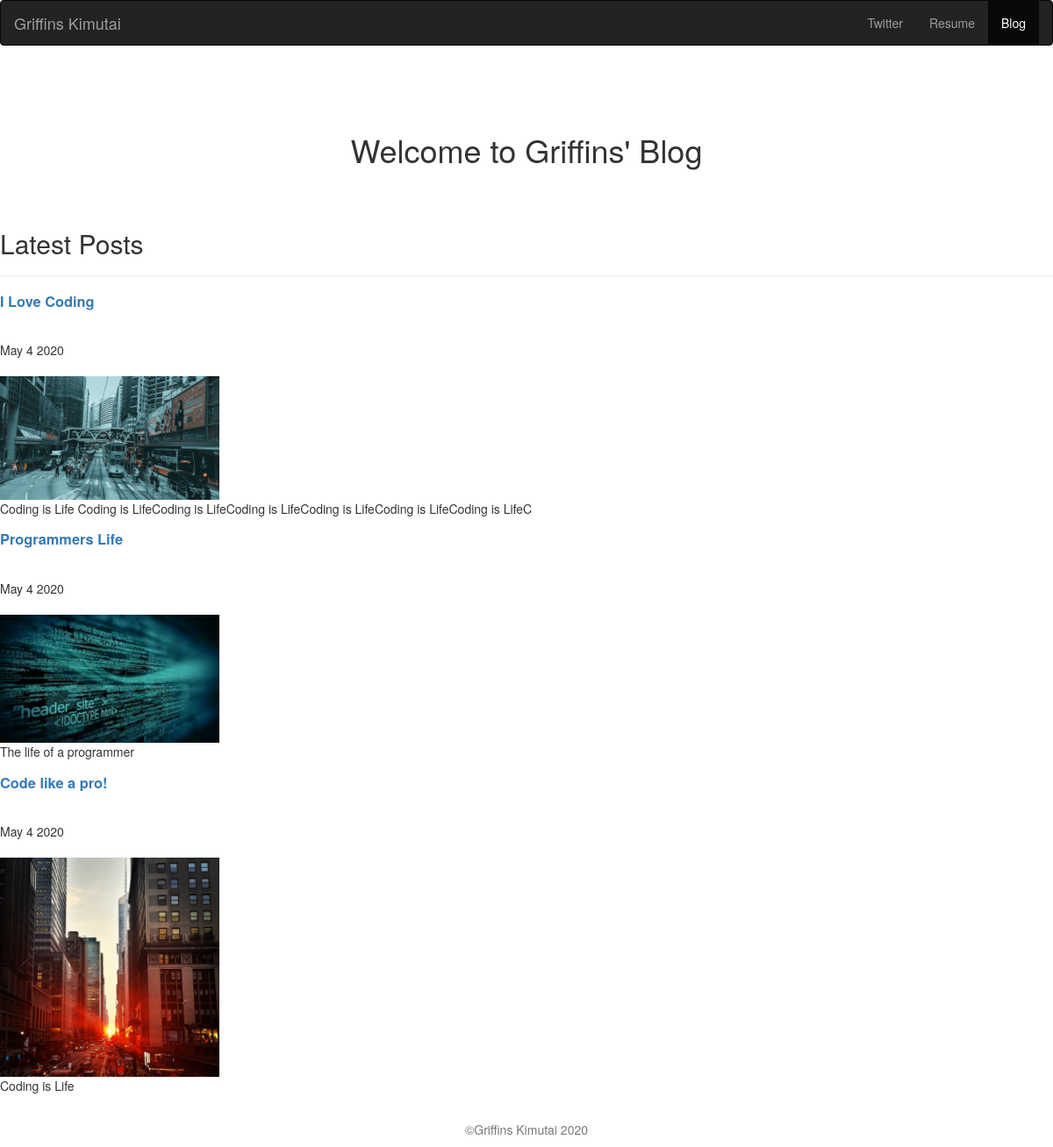
Screenshot of /blog/ with the database file from the repository.
### blog/models.py (models this page shows, shortened)
class Blog(models.Model):
    title = models.CharField(max_length=100)
    pub_date = models.DateTimeField()
    body = models.TextField()
    image = models.ImageField(upload_to='images/')
    def summary(self):
        return self.body[:100]
    def pub_date_pretty(self):
        return self.pub_date.strftime('%b %e %Y')

### blog/views.py (the view)
# urls.py: path("", views.allblogs,name='allblogs'),
def allblogs(request):
    blogs = Blog.objects
    return render(request,'allblogs.html', {'blogs': blogs})

### blog/templates/allblogs.html (shortened to what this page needs)
{% load static  %}
<!DOCTYPE html><html lang="en"><head><meta http-equiv="Content-Type" content="text/html; charset=UTF-8"><link rel="stylesheet" type="text/css" href="cid:css-66af0e8f-dfd4-4338-bc2b-71f5f44ca0a9@mhtml.blink" />
    <link rel="stylesheet" href="http://maxcdn.bootstrapcdn.com/bootstrap/3.3.6/css/bootstrap.min.css">
    <link href="https://getbootstrap.com/docs/4.4/examples/album/album.css" rel="stylesheet">
  </head>
  <body>
    <header>
      <nav class="navbar navbar-inverse">
        <div class="container-fluid">
          <div class="navbar-header">
            <a class="navbar-brand" href="{%  url 'home' %}">Griffins Kimutai</a>
          </div>
          <div class="collapse navbar-collapse" id="myNavbar">
            <ul class="nav navbar-nav navbar-right">
              <li ><a href="http://twitter.com/griffokim">Twitter</a></li>
              <li><a href="{% static 'me.jpg' %}">Resume</a></li>
              <li class="active "><a href="{% url 'allblogs' %}">Blog</a></li>
            </ul>
          </div>
        </div>
      </nav>
</header>
<main role="main">
    <div>
  <h1 class="text-center pt-4">
      <br>
      <br>
      Welcome to Griffins' Blog
  </h1>
  <br>
  <br>
  <h2>
      Latest Posts
  </h2>
  <hr>
  {%  for blog in blogs.all %}
    <a href="{%  url 'detail' blog.id %}"> <h1 style="display: block;
      font-size: 1.17em;
      margin-top: 1em;
      margin-bottom: 1em;
      margin-left: 0;
      margin-right: 0;
      font-weight: bold;"> {{ blog.title }}</h1></a>
   <br>
   {{ blog.pub_date_pretty }}
   <br>
   <br>
   <img class="img-fluid img-responsive" src="{{  blog.image.url  }}" height=200 width="250"/>
  <p>{{  blog.summary }}</p>
   {%  endfor %}
  <br>
</div>
</main>
<footer class="text-muted">
  <div class="container text-center">
     <p >
        ©Griffins Kimutai {% now "Y" %}
     </p>
  </div>
</footer>
</body>
</html>

### rows the page displays
Blog: title "I Love Coding", pub_date_pretty "May 4 2020", image (picture), summary "Coding is Life Coding is LifeCoding is LifeCoding is LifeCoding is LifeCoding is LifeCoding is LifeC"
Blog: title "Programmers Life", pub_date_pretty "May 4 2020", image (picture), summary "The life of a programmer"
Blog: title "Code like a pro!", pub_date_pretty "May 4 2020", image (picture), summary "Coding is Life"
